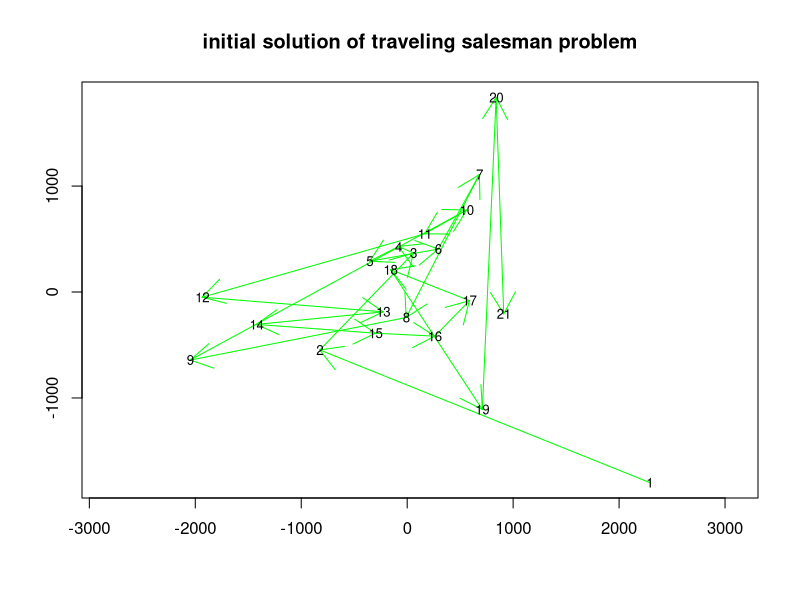
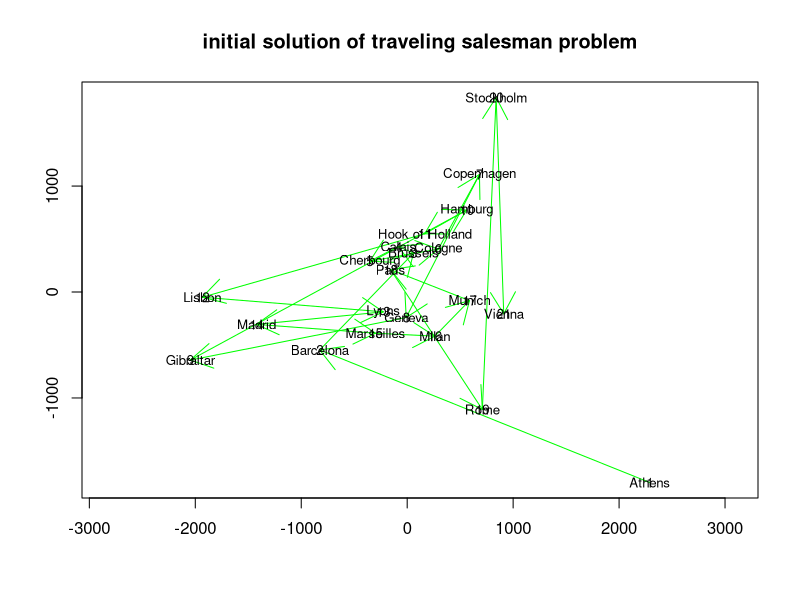
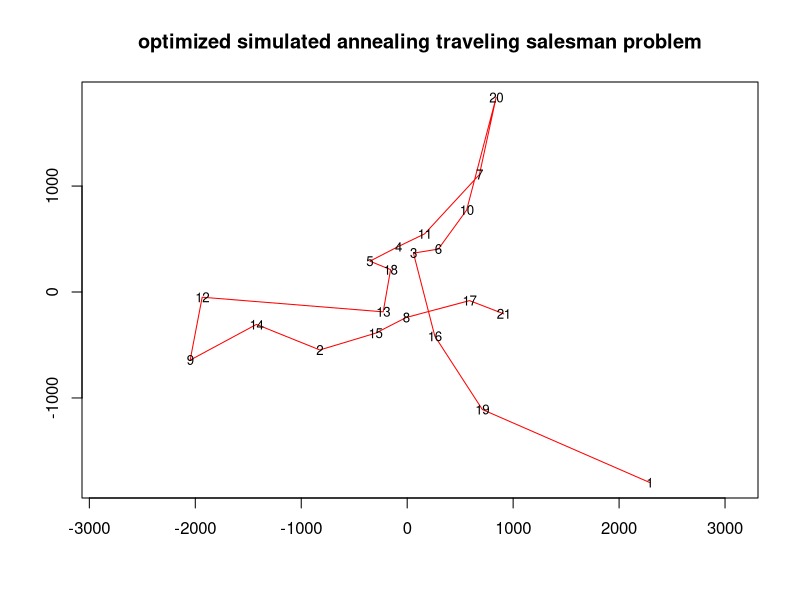
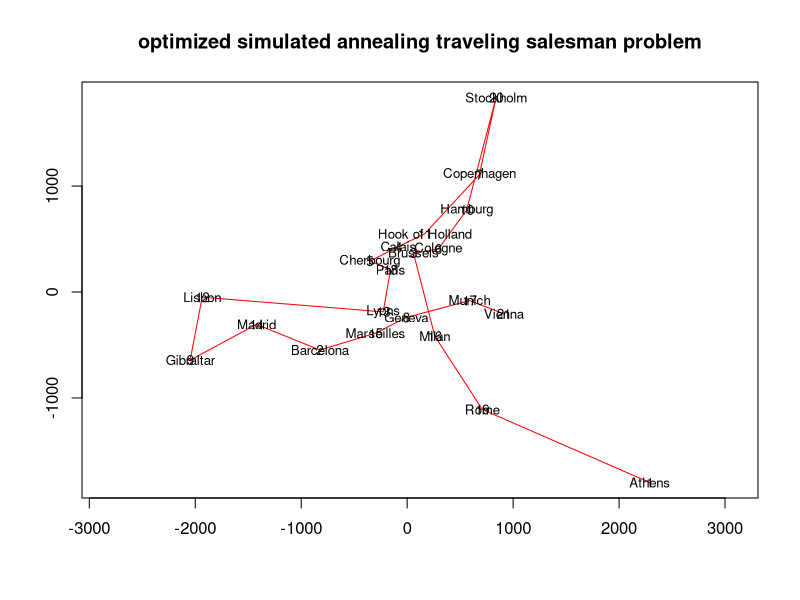
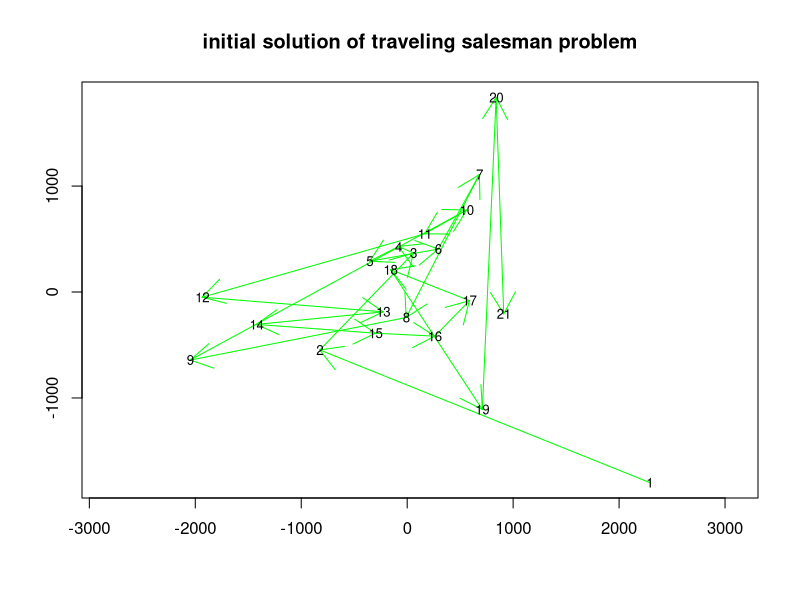
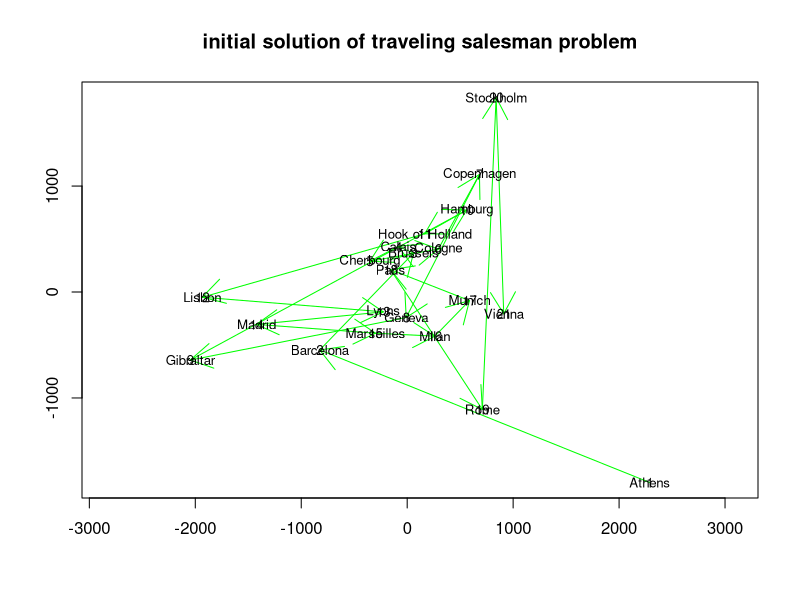
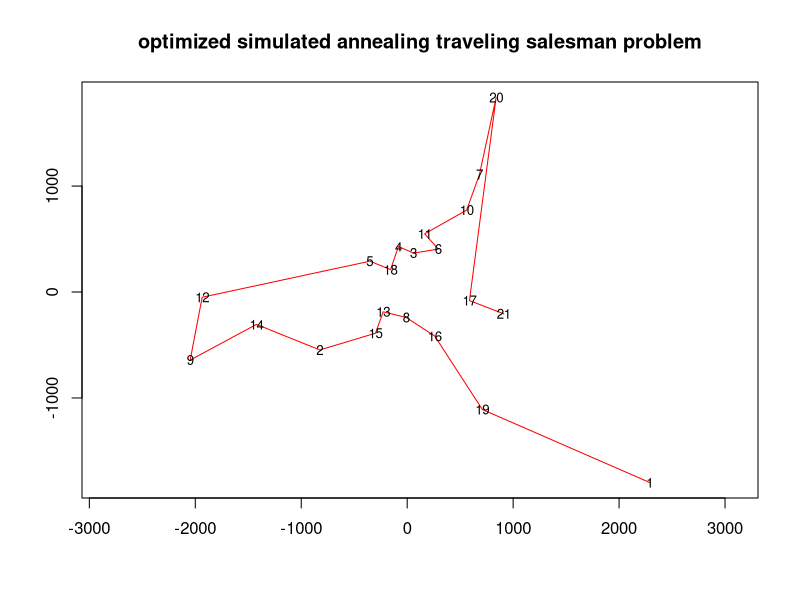
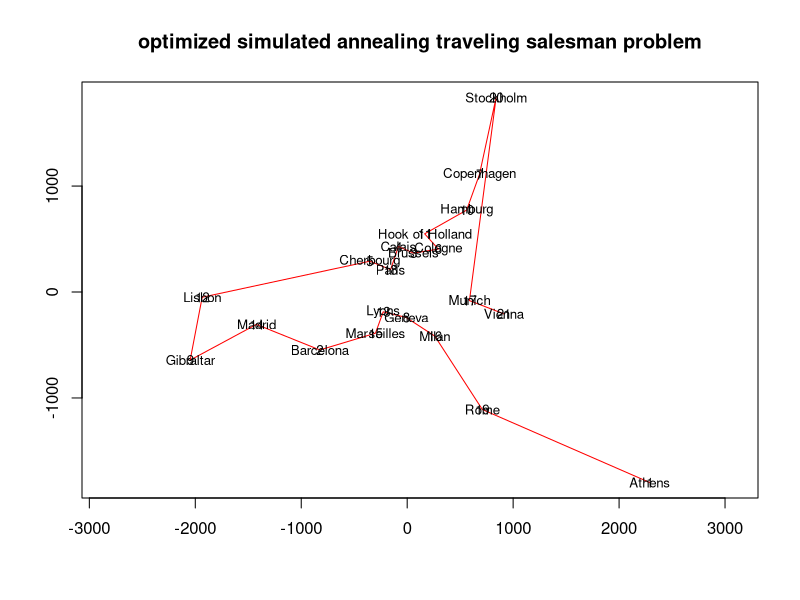

Here is the R script that generated these plots, in order:
## ---- chunk 1
#install.packages("ggplot2")
#install.packages("stats")
require(ggplot2)
require(stats)
## ---- chunk 2

# Distance function
distance <- function(sq) 
  {  # Target function
  sq2 <- embed(sq, 2)
  return(as.numeric(sum(CityDistMatx[cbind(sq2[,2],sq2[,1])])))
 }


# Generate new candidates
GenSeq <- function(sq) {  # Generate new candidate sequence
  idx <- seq(2, NROW(CityDistMatx)-1, by=1)
  ChangePoints <- sample(idx, size=2, replace=FALSE)
  tmp <- sq[ChangePoints[1]]
  sq[ChangePoints[1]] <- sq[ChangePoints[2]]
  sq[ChangePoints[2]] <- tmp
  return(as.numeric(sq))
}

## ---- chunk 3

CityDistMatx <- as.matrix(eurodist)
CityDistMatx

cities<-labels(eurodist)
cities

initial.tour <- c(1,2:NROW(CityDistMatx),1)  
# Initial sequence
initial.tour
initial.d<-distance(initial.tour)
initial.d
for(i in 1:length(initial.tour))
{
  print(cities[initial.tour[i]])  
}  
set.seed(333) # chosen to get a good soln relatively quickly

#  box-constrained optimization and simulated annealing
# method = "SANN" performs simulated annealing
# Method "SANN" is by default a variant of simulated annealing given in Belisle (1992)
res <- optim(initial.tour, distance, GenSeq, method = "SANN",
control = list(maxit = 30000, temp = 2000,trace=TRUE,REPORT = 500))

res  # Near optimum distance around 12842
final.tour<-res$par
final.tour
final.d<-distance(final.tour)
final.d
initial.d
final.d/initial.d


cities.xy <- cmdscale(eurodist)
cities.xy
for(i in 1:length(final.tour))
{
  print(cities[final.tour[i]])  
}  
rx <- range(x <- cities.xy[,1])
ry <- range(y <- -cities.xy[,2])
rx
ry
x
y
initial.tour
## remove last element to draw arrows from point to point
s <-head(initial.tour, -1)
s
plot(x, y, type="n", asp=1, xlab="", ylab="", main="initial solution of traveling salesman problem")
arrows(x[s], y[s], x[s+1], y[s+1], col="green")
text(x, y, labels(cities), cex=0.8)
plot(x, y, type="n", asp=1, xlab="", ylab="", main="initial solution of traveling salesman problem")
arrows(x[s], y[s], x[s+1], y[s+1], col="green")
text(x, y, labels(cities), cex=0.8)
text(x, y, labels(eurodist), cex=0.8)
final.tour
## draw lines from point to point
s <-head(final.tour, -1)
s
df = data.frame(x[s],y[s])
df
plot(x, y, type="n", asp=1, xlab="", ylab="", main="optimized simulated annealing traveling salesman problem")
lines(df$x, df$y, col="red")
text(x, y, labels(cities), cex=0.8)
plot(x, y, type="n", asp=1, xlab="", ylab="", main="optimized simulated annealing traveling salesman problem")
lines(df$x, df$y, col="red")
text(x, y, labels(cities), cex=0.8)
text(x, y, labels(eurodist), cex=0.8)
## ---- chunk 4

# Creating Manhatan matrix

cities.xy <- cmdscale(eurodist)
cities.xy<-(cities.xy)

ManhDistmat<-matrix(, nrow = nrow(cities.xy), ncol =nrow(cities.xy))

for (i in 1:nrow(cities.xy))
{ 
  for (j in 1:nrow(cities.xy))
  {
    ManhDistmat[i,j]=as.numeric(abs(cities.xy[i,1]-cities.xy[j,1]))+as.numeric(abs(cities.xy[i,2]-cities.xy[j,2]))
    
  }
}


# Manhatan Distance function
distance2 <- function(sq) 
  {  # Target function
  sq2 <- embed(sq, 2)
  return(as.numeric(sum(ManhDistmat[cbind(sq2[,2],sq2[,1])])))
 }


## ---- chunk 5

CityDistMatx <- as.matrix(eurodist)
CityDistMatx

cities<-labels(eurodist)
cities

initial.tour <- c(1,2:NROW(CityDistMatx),1)  
# Initial sequence
initial.tour
initial.d<-distance2(initial.tour)
initial.d
for(i in 1:length(initial.tour))
{
  print(cities[initial.tour[i]])  
}  
set.seed(333) # chosen to get a good soln relatively quickly

#  box-constrained optimization and simulated annealing
# method = "SANN" performs simulated annealing
# Method "SANN" is by default a variant of simulated annealing given in Belisle (1992)
res <- optim(initial.tour, distance2, GenSeq, method = "SANN",
control = list(maxit = 30000, temp = 2000,trace=TRUE,REPORT = 500))

res  # Near optimum distance around 12842
final.tour<-res$par
final.tour
final.d<-distance2(final.tour)
final.d
initial.d
final.d/initial.d


cities.xy <- cmdscale(eurodist)
cities.xy
for(i in 1:length(final.tour))
{
  print(cities[final.tour[i]])  
}  
rx <- range(x <- cities.xy[,1])
ry <- range(y <- -cities.xy[,2])
rx
ry
x
y
initial.tour
## remove last element to draw arrows from point to point
s <-head(initial.tour, -1)
s
plot(x, y, type="n", asp=1, xlab="", ylab="", main="initial solution of traveling salesman problem")
arrows(x[s], y[s], x[s+1], y[s+1], col="green")
text(x, y, labels(cities), cex=0.8)
plot(x, y, type="n", asp=1, xlab="", ylab="", main="initial solution of traveling salesman problem")
arrows(x[s], y[s], x[s+1], y[s+1], col="green")
text(x, y, labels(cities), cex=0.8)
text(x, y, labels(eurodist), cex=0.8)
final.tour
## draw lines from point to point
s <-head(final.tour, -1)
s
df = data.frame(x[s],y[s])
df
plot(x, y, type="n", asp=1, xlab="", ylab="", main="optimized simulated annealing traveling salesman problem")
lines(df$x, df$y, col="red")
text(x, y, labels(cities), cex=0.8)
plot(x, y, type="n", asp=1, xlab="", ylab="", main="optimized simulated annealing traveling salesman problem")
lines(df$x, df$y, col="red")
text(x, y, labels(cities), cex=0.8)
text(x, y, labels(eurodist), cex=0.8)
## ---- chunk 6

CityDistMatx <- as.matrix(eurodist)
CityDistMatx<-scale(CityDistMatx)

cities<-labels(eurodist)
cities

initial.tour <- c(1,2:NROW(CityDistMatx),1)  
# Initial sequence
initial.tour
initial.d<-distance(initial.tour)
initial.d
for(i in 1:length(initial.tour))
{
  print(cities[initial.tour[i]])  
}  
set.seed(333) # chosen to get a good soln relatively quickly

#  box-constrained optimization and simulated annealing
# method = "SANN" performs simulated annealing
# Method "SANN" is by default a variant of simulated annealing given in Belisle (1992)
res <- optim(initial.tour, distance, GenSeq, method = "SANN",
control = list(maxit = 30000, temp = 2000,trace=TRUE,REPORT = 500))

res  # Near optimum distance around 12842
final.tour<-res$par
final.tour
final.d<-distance(final.tour)
final.d
initial.d
final.d/initial.d


cities.xy <- cmdscale(eurodist)
cities.xy
for(i in 1:length(final.tour))
{
  print(cities[final.tour[i]])  
}  
rx <- range(x <- cities.xy[,1])
ry <- range(y <- -cities.xy[,2])
rx
ry
x
y
initial.tour
## remove last element to draw arrows from point to point
s <-head(initial.tour, -1)
s
plot(x, y, type="n", asp=1, xlab="", ylab="", main="initial solution of traveling salesman problem")
arrows(x[s], y[s], x[s+1], y[s+1], col="green")
text(x, y, labels(cities), cex=0.8)
plot(x, y, type="n", asp=1, xlab="", ylab="", main="initial solution of traveling salesman problem")
arrows(x[s], y[s], x[s+1], y[s+1], col="green")
text(x, y, labels(cities), cex=0.8)
text(x, y, labels(eurodist), cex=0.8)
final.tour
## draw lines from point to point
s <-head(final.tour, -1)
s
df = data.frame(x[s],y[s])
df
plot(x, y, type="n", asp=1, xlab="", ylab="", main="optimized simulated annealing traveling salesman problem")
lines(df$x, df$y, col="red")
text(x, y, labels(cities), cex=0.8)
plot(x, y, type="n", asp=1, xlab="", ylab="", main="optimized simulated annealing traveling salesman problem")
lines(df$x, df$y, col="red")
text(x, y, labels(cities), cex=0.8)
text(x, y, labels(eurodist), cex=0.8)

## ---- chunk 7


CityDistMatx <- as.matrix(eurodist)
CityDistMatx

cities<-labels(eurodist)
cities

# Randomizing the initial path: 

initial.tour <- c(1,sample(2:NROW(CityDistMatx), NROW(CityDistMatx)-1),1)  
# Initial sequence
initial.tour
initial.d<-distance(initial.tour)
initial.d
for(i in 1:length(initial.tour))
{
  print(cities[initial.tour[i]])  
}  
set.seed(333) # chosen to get a good soln relatively quickly

#  box-constrained optimization and simulated annealing
# method = "SANN" performs simulated annealing
# Method "SANN" is by default a variant of simulated annealing given in Belisle (1992)
res <- optim(initial.tour, distance, GenSeq, method = "SANN",
control = list(maxit = 30000, temp = 2000,trace=TRUE,REPORT = 500))

res  # Near optimum distance around 12842
final.tour<-res$par
final.tour
final.d<-distance(final.tour)
final.d
initial.d
final.d/initial.d


cities.xy <- cmdscale(eurodist)
cities.xy
for(i in 1:length(final.tour))
{
  print(cities[final.tour[i]])  
}  
rx <- range(x <- cities.xy[,1])
ry <- range(y <- -cities.xy[,2])
rx
ry
x
y
initial.tour
## remove last element to draw arrows from point to point
s <-head(initial.tour, -1)
s
plot(x, y, type="n", asp=1, xlab="", ylab="", main="initial solution of traveling salesman problem")
arrows(x[s], y[s], x[s+1], y[s+1], col="green")
text(x, y, labels(cities), cex=0.8)
plot(x, y, type="n", asp=1, xlab="", ylab="", main="initial solution of traveling salesman problem")
arrows(x[s], y[s], x[s+1], y[s+1], col="green")
text(x, y, labels(cities), cex=0.8)
text(x, y, labels(eurodist), cex=0.8)
final.tour
## draw lines from point to point
s <-head(final.tour, -1)
s
df = data.frame(x[s],y[s])
df
plot(x, y, type="n", asp=1, xlab="", ylab="", main="optimized simulated annealing traveling salesman problem")
lines(df$x, df$y, col="red")
text(x, y, labels(cities), cex=0.8)
plot(x, y, type="n", asp=1, xlab="", ylab="", main="optimized simulated annealing traveling salesman problem")
lines(df$x, df$y, col="red")
text(x, y, labels(cities), cex=0.8)
text(x, y, labels(eurodist), cex=0.8)


